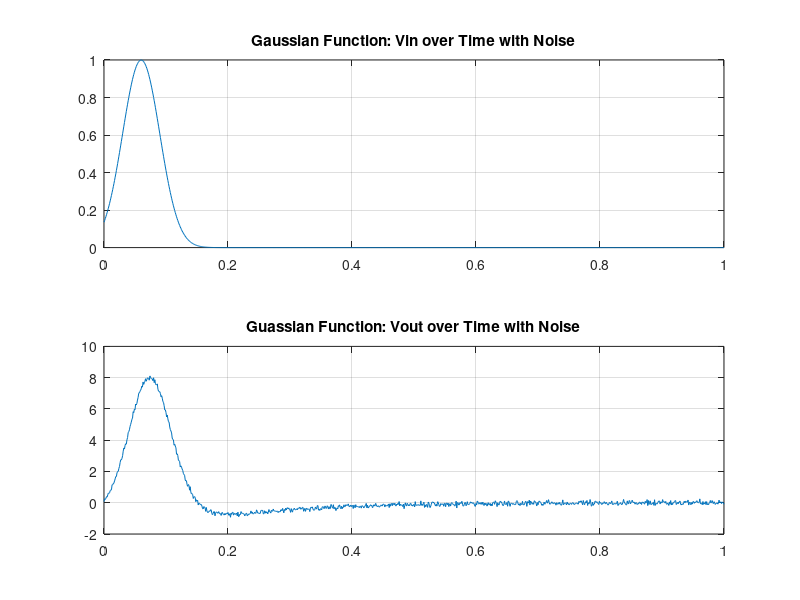
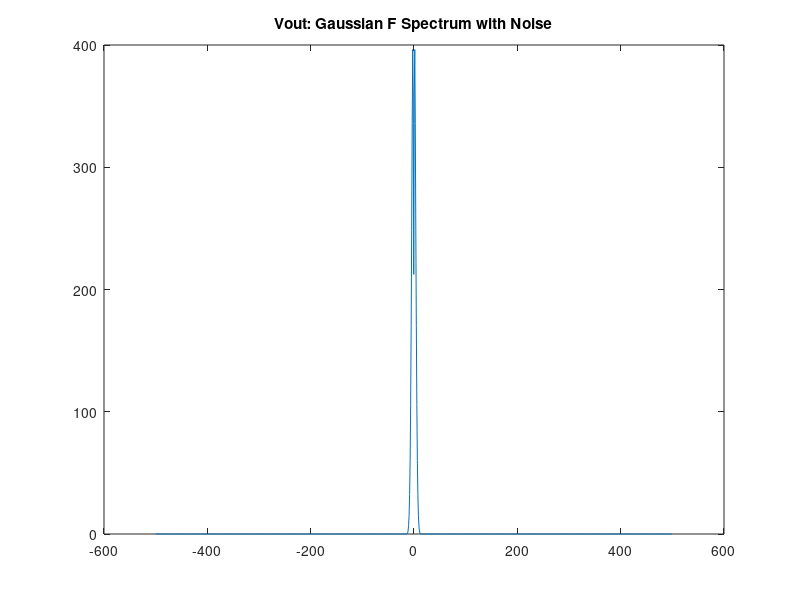
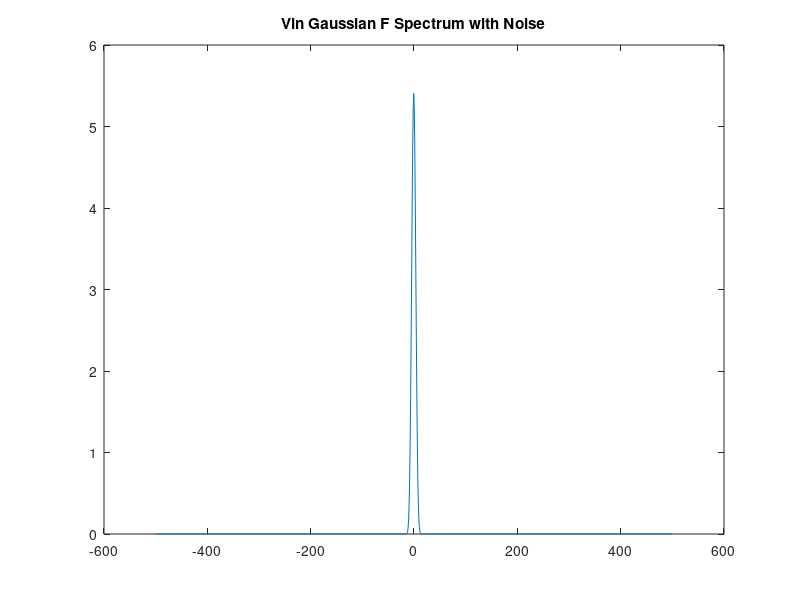
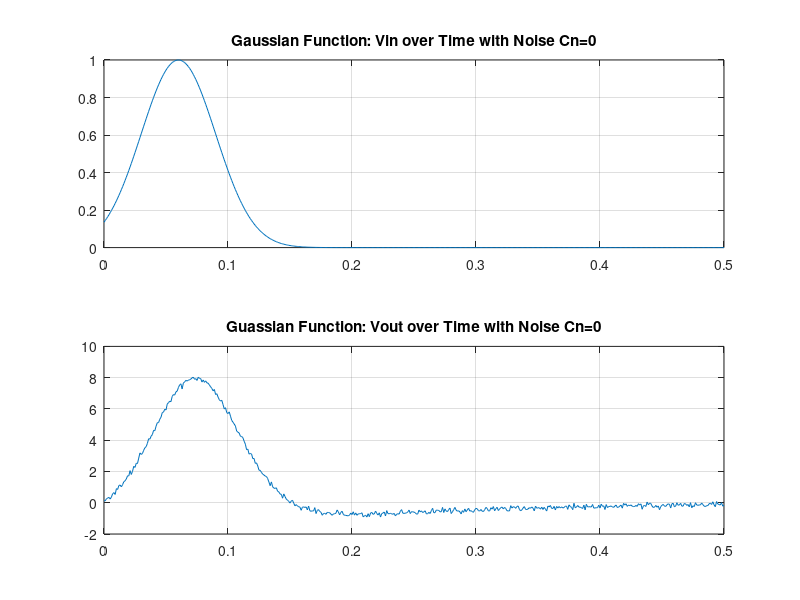

Source code (MATLAB) for these figures, in order:
%% Assignemnt 4 Part 3: Circuit with Noise 
%% Part 3: MNA Solution for linear circuit with noise

%% Parameters
clc
G1=1/1;
C2=0.25;
G2=0.5;
L=0.2;
G3=0.1;
G4=100;
G5=1/1000;
ALPHA=100;
Vin=10;
vm=-10;
Iin=0;
Cn=0.00001;

%% Construction of G, C, and F matrix

% Additional parameters are needed here. Plus, the IL and the I3 are no
% longer the same value, thus I had to adjust the matrices a bit more than
% what was expected. Instead of explicitly defining I3 in the G matric,I used V3
% multiplied by G3 (in otherwords V3/R3) as a place holder for it in the G matrix.

%X=[V1 Iin V2 V3 V4 V5 IL I4 Iin]
% Updated C and G Matrix 
G=[-G1,1, G1, 0,0,0,0,0,0; ...
    G1,0, -G1-G2,0,0,0,-1,0,0;...
    0,0,0,-G3,0,0,1,0,-1;...
    0,0,1,-1,0,0,0,0,0;...
    0,0,0,-ALPHA*G4*G3,0,G4,0,1,0;...
    0,0,0,ALPHA*G4*G3,0,-G4-G5,0,0,0;...
    1,0,0,0,0,0,0,0,0;
    0,0,0,-ALPHA*G3,1,0,0,0,0;...
    0,0,0,0,0,0,0,0,1];

C = [-C2,0,C2,0,0,0,0,0,0;...
    C2,0,-C2,0,0,0,0,0,0;....
    0,0,0,-Cn,0,0,0,0,0;...
    0,0,0,0,0,0,-L,0,0;...
    0,0,0,0,0,0,0,0,0;...
    0,0,0,0,0,0,0,0,0;...
    0,0,0,0,0,0,0,0,0;...
    0,0,0,0,0,0,0,0,0;...
    0,0,0,0,0,0,0,0,0];

F=[0 0 0 0 0 0 vm 0 Iin]; %F vector now has a current source term

    %% I) Simulation
 
    deltaT=0.001;
    A=C/(deltaT)+G;
    Vjm=[0; 0; 0; 0; 0; 0; 0; 0; 0];
    
    
    vx=@(t) exp(-(1/2)*((t-0.06)/(0.03))^2);
    voutval=zeros(1000,1);
    vinval2=zeros(1000,1);
    count=1;
    time=zeros(1000,1);
     
     for t=0:deltaT:1
         
         % Random noise generator
         Iin = randn(1)*0.001;
         time(count)=t;
         F=[0 0 0 0 0 0 vx(t) 0 Iin];
         Vj=inv(A)*(C*Vjm/deltaT + F');
         voutval(count)=Vj(6);
         vinval2(count)=Vj(1);
         Vjm=Vj;
         count=count+1;
     end
     
     figure(1)
     subplot(2,1,2)
     plot(time,voutval)
     title('Guassian Function: Vout over Time with Noise')
     grid on
     
     subplot(2,1,1)
     plot(time,vinval2)
     title('Gaussian Function: Vin over Time with Noise')
     grid on
     
% Vout Frequency plots

fs=1000;
fvout=fft(voutval);
n=length(voutval);
Y=fftshift(fvout);
 fshift = (-n/2:n/2-1)*(fs/n); % zero-centered frequency range
 powershift = abs(Y).^2/n;     % zero-centered power

 figure(2)
plot(fshift,powershift)
title('Vout: Gaussian F Spectrum with Noise')

% Vin

fvin=fft(vinval2);
n=length(vinval2);
t=(0:n-1)*(fs/n);
power = abs(fvin).^2 / n;
Y=fftshift(fvin);
fshift = (-n/2:n/2-1)*(fs/n); % zero-centered frequency range
powershift = abs(Y).^2/n;     % zero-centered power

figure(3)
plot(fshift,powershift)
title('Vin Gaussian F Spectrum with Noise')      
         
 %% II) Three Different Capacitance Value Simulations
 
 % 1. Capacitor One: 0 Farads
 Cn=0;
 C = [-C2,0,C2,0,0,0,0,0,0;...
    C2,0,-C2,0,0,0,0,0,0;....
    0,0,0,-Cn,0,0,0,0,0;...
    0,0,0,0,0,0,-L,0,0;...
    0,0,0,0,0,0,0,0,0;...
    0,0,0,0,0,0,0,0,0;...
    0,0,0,0,0,0,0,0,0;...
    0,0,0,0,0,0,0,0,0;...
    0,0,0,0,0,0,0,0,0];

 A=C/(deltaT)+G;
 Vjm=[0; 0; 0; 0; 0; 0; 0; 0; 0];
 vx=@(t) exp(-(1/2)*((t-0.06)/(0.03))^2);
     voutval=zeros(500,1);
     vinval2=zeros(500,1);
     count=1;
     time=zeros(500,1);
    
     for t=0:deltaT:0.5
         Iin = randn(1)*0.001;
         time(count)=t;
         F=[0 0 0 0 0 0 vx(t) 0 Iin];
         Vj=inv(A)*(C*Vjm/deltaT + F');
         voutval(count)=Vj(6);
         vinval2(count)=Vj(1);
         Vjm=Vj;
         count=count+1;
     end
     
     figure(4)
     subplot(2,1,2)
     plot(time,voutval)
     title('Guassian Function: Vout over Time with Noise Cn=0')
     grid on
     subplot(2,1,1)
     plot(time,vinval2)
     title('Gaussian Function: Vin over Time with Noise Cn=0')
     grid on
     
     fs=1000;

  % 2. Capacitor Number 2: 0.000001 Farads
 Cn=0.000001;
 Vjm=[0; 0; 0; 0; 0; 0; 0; 0; 0];
 C = [-C2,0,C2,0,0,0,0,0,0;...
    C2,0,-C2,0,0,0,0,0,0;....
    0,0,0,-Cn,0,0,0,0,0;...
    0,0,0,0,0,0,-L,0,0;...
    0,0,0,0,0,0,0,0,0;...
    0,0,0,0,0,0,0,0,0;...
    0,0,0,0,0,0,0,0,0;...
    0,0,0,0,0,0,0,0,0;...
    0,0,0,0,0,0,0,0,0];

 A=C/(deltaT)+G;
 vx=@(t) exp(-(1/2)*((t-0.06)/(0.03))^2);
     voutval=zeros(500,1);
     vinval2=zeros(500,1);
     count=1;
     time=zeros(500,1);
     for t=0:deltaT:0.5
    
         Iin = randn(1)*0.001;
         time(count)=t;
         F=[0 0 0 0 0 0 vx(t) 0 Iin];
         Vj=inv(A)*(C*Vjm/deltaT + F');
         voutval(count)=Vj(6);
         vinval2(count)=Vj(1);
         Vjm=Vj;
         count=count+1;
     end
     
     figure(7)
    
     subplot(2,1,2)
     plot(time,voutval)
     title('Guassian Function: Vout over Time with Noise Cn=0.000001')
     grid on
     
     subplot(2,1,1)
     plot(time,vinval2)
     title('Gaussian Function: Vin over Time with Noise Cn=0.000001')
     grid on
 
 % Next Cap
 % 3. Capacitor Number 3: 0.001 Farads
 Cn=0.001;
 C = [-C2,0,C2,0,0,0,0,0,0;...
    C2,0,-C2,0,0,0,0,0,0;....
    0,0,0,-Cn,0,0,0,0,0;...
    0,0,0,0,0,0,-L,0,0;...
    0,0,0,0,0,0,0,0,0;...
    0,0,0,0,0,0,0,0,0;...
    0,0,0,0,0,0,0,0,0;...
    0,0,0,0,0,0,0,0,0;...
    0,0,0,0,0,0,0,0,0];
 Vjm=[0; 0; 0; 0; 0; 0; 0; 0; 0];
A=C/(deltaT)+G;
 vx=@(t) exp(-(1/2)*((t-0.06)/(0.03))^2);
     voutval=zeros(500,1);
     vinval2=zeros(500,1);
     count=1;
     time=zeros(500,1);
     for t=0:deltaT:0.5
    
         Iin = randn(1)*0.001;
         time(count)=t;
         F=[0 0 0 0 0 0 vx(t) 0 Iin];
         Vj=inv(A)*(C*Vjm/deltaT + F');
         voutval(count)=Vj(6);
         vinval2(count)=Vj(1);
         Vjm=Vj;
         count=count+1;
     end
     
     figure(8)
    
     subplot(2,1,2)
     plot(time,voutval)
     title('Guassian Function: Vout over Time with Noise Cn=0.001')
     grid on
     
     subplot(2,1,1)
     plot(time,vinval2)
     title('Gaussian Function: Vin over Time with Noise Cn=0.001')
     grid on
     
     %% III) Vary the Time Step
      % 
      % 1. Time Step = 0.00001
    deltaT=0.00001;

    Vjm=[0; 0; 0; 0; 0; 0; 0; 0; 0];

    C=0.00001;
    
    C = [-C2,0,C2,0,0,0,0,0,0;...
        C2,0,-C2,0,0,0,0,0,0;....
        0,0,0,-Cn,0,0,0,0,0;...
        0,0,0,0,0,0,-L,0,0;...
        0,0,0,0,0,0,0,0,0;...
        0,0,0,0,0,0,0,0,0;...
        0,0,0,0,0,0,0,0,0;...
        0,0,0,0,0,0,0,0,0;...
        0,0,0,0,0,0,0,0,0];
    
    A=C/(deltaT)+G;
     vx=@(t) exp(-(1/2)*((t-0.06)/(0.03))^2);
     voutval=zeros(10000,1);
     vinval2=zeros(10000,1);
     count=1;
     time=zeros(10000,1);
     for t=0:deltaT:1
    
         Iin = randn(1)*0.001;
         time(count)=t;
         F=[0 0 0 0 0 0 vx(t) 0 Iin];
         Vj=inv(A)*(C*Vjm/deltaT + F');
         voutval(count)=Vj(6);
         vinval2(count)=Vj(1);
         Vjm=Vj;
         count=count+1;
     end
     
     figure(9)
    
     subplot(2,1,2)
     plot(time,voutval)
     title('Guassian Function: Vout over Time with Noise Small Time Step')
     grid on
     
     subplot(2,1,1)
     plot(time,vinval2)
     title('Gaussian Function: Vin over Time with Noise Small Time Step')
     grid on
     
   % Part D
   % 2. Time Step = 0.01
deltaT=0.01;
Vjm=[0; 0; 0; 0; 0; 0; 0; 0; 0];

    C=0.00001;
    C = [-C2,0,C2,0,0,0,0,0,0;...
    C2,0,-C2,0,0,0,0,0,0;....
    0,0,0,-Cn,0,0,0,0,0;...
    0,0,0,0,0,0,-L,0,0;...
    0,0,0,0,0,0,0,0,0;...
    0,0,0,0,0,0,0,0,0;...
    0,0,0,0,0,0,0,0,0;...
    0,0,0,0,0,0,0,0,0;...
    0,0,0,0,0,0,0,0,0];
    
A=C/(deltaT)+G;
     vx=@(t) exp(-(1/2)*((t-0.06)/(0.03))^2);
     voutval=zeros(100,1);
     vinval2=zeros(100,1);
     count=1;
     time=zeros(100,1);
     for t=0:deltaT:1
    
         Iin = randn(1)*0.001;
         time(count)=t;
         F=[0 0 0 0 0 0 vx(t) 0 Iin];
         Vj=inv(A)*(C*Vjm/deltaT + F');
         voutval(count)=Vj(6);
         vinval2(count)=Vj(1);
         Vjm=Vj;
         count=count+1;
     end
     
     figure(10)
    
     subplot(2,1,2)
     plot(time,voutval)
     title('Guassian Function: Vout over Time with Noise Large Time Step')
     grid on
     
     subplot(2,1,1)
     plot(time,vinval2)
     title('Gaussian Function: Vin over Time with Noise Large Time Step')
     grid on